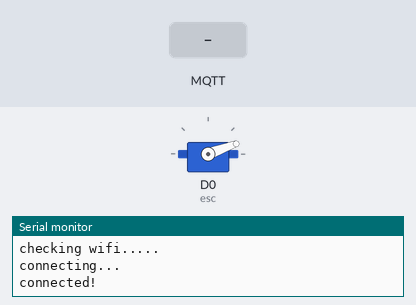
Bench run of a sketch on a simulated ESP8266 (NodeMCU). On the bench: servo, the last lines printed to the serial monitor. The test bench sets the inputs (shaded band). WiFi joins after 1.5 s; servers stay silent unless stated; no MQTT or app messages arrive unless stated.

Above: at 6.2 s.
6.3 s: MQTT message "5" arrives on the third subscribed topic
At 7.5 s:
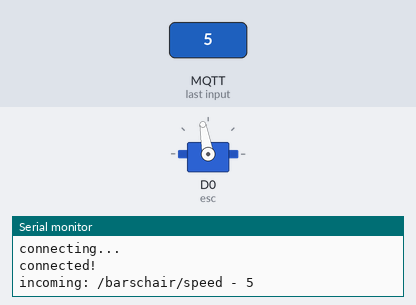
7.8 s: MQTT message "90" arrives on the third subscribed topic
At 8.7 s:
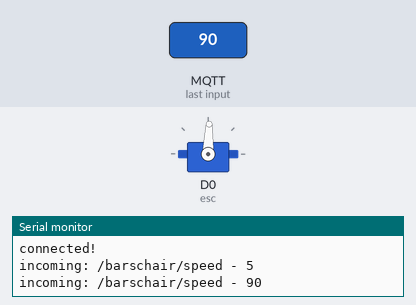
9.3 s: MQTT message "200" arrives on the third subscribed topic
At 9.9 s:
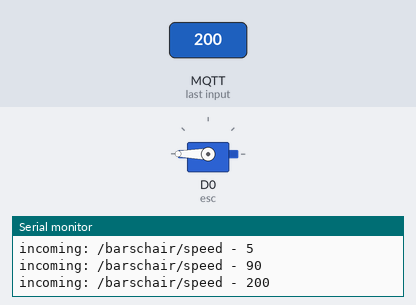
10.8 s: MQTT message "0" arrives on the third subscribed topic
At 11.1 s:
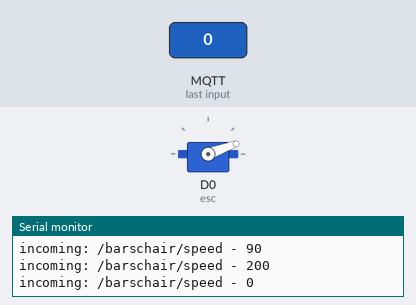
Timing chart, 0 to 13.3 s (numbered marks = the images above; inputs shaded):
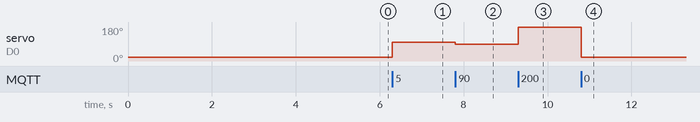

The sketch:

code.ino
```cpp
// This example uses an Adafruit Huzzah ESP8266
// to connect to shiftr.io.
//
// You can check on your device after a successful
// connection here: https://shiftr.io/try.
//
// by Joël Gähwiler
// https://github.com/256dpi/arduino-mqtt

#include <ESP8266WiFi.h>
#include <MQTT.h>
#include <Servo.h>

const char ssid[] = "RZL-hardcore";
const char pass[] = "affeaffeaffeaffeaffeaffe00";

//constants for hardwarecntrl

//Servo const
Servo esc;
int throttlePin = 0;

//decleration
int spd = 20; //started but not beeping

WiFiClient net;
MQTTClient client;

unsigned long lastMillis = 0;

// Convert payload to int and map it to throttle, change speed
void setSpd(String payload){
  int throttle = payload.toInt();
  throttle = map(throttle, 0, 10, 20, 179);
  //delay(100);
  esc.write(throttle);
}

void setRot(String payload){
}

void connect() {
  Serial.print("checking wifi...");
  while (WiFi.status() != WL_CONNECTED) {
    Serial.print(".");
    delay(1000);
  }

  Serial.print("\nconnecting...");
  while (!client.connect("arduino", "try", "try")) {
    Serial.print(".");
    delay(1000);
  }

  Serial.println("\nconnected!");

  client.subscribe("/hello");
  // client.unsubscribe("/hello");
  client.subscribe("/barschair/rotation");
  client.subscribe("/barschair/speed");

}

void messageReceived(String &topic, String &payload) {
  Serial.println("incoming: " + topic + " - " + payload);
  if (topic == "/barschair/speed")
    setSpd(payload);

  if (topic == "/barschair/rotation")
    setRot(payload);


}

void setup() {
  Serial.begin(115200);
  WiFi.begin(ssid, pass);

  // Note: Local domain names (e.g. "Computer.local" on OSX) are not supported by Arduino.
  // You need to set the IP address directly.
  client.begin("172.22.37.76", net);
  client.onMessage(messageReceived);

  connect();

  //Attach ESC Pin
  esc.attach(D0);

  Serial.begin(9600);

  esc.write(20);

  delay(3000);

  //set to v of poti
  esc.write(spd);

}


void loop() {
  client.loop();
  delay(10);  // <- fixes some issues with WiFi stability

  if (!client.connected()) {
    connect();
  }


}
```

Measured:
- after the input at 6.3 s, servo on D0 (esc): 20° → 100° at once
- after the input at 7.8 s, servo on D0 (esc): 100° → 88° at once
- after the input at 9.3 s, servo on D0 (esc): 88° → 180° at once
- after the input at 10.8 s, servo on D0 (esc): 180° → 20° at once
